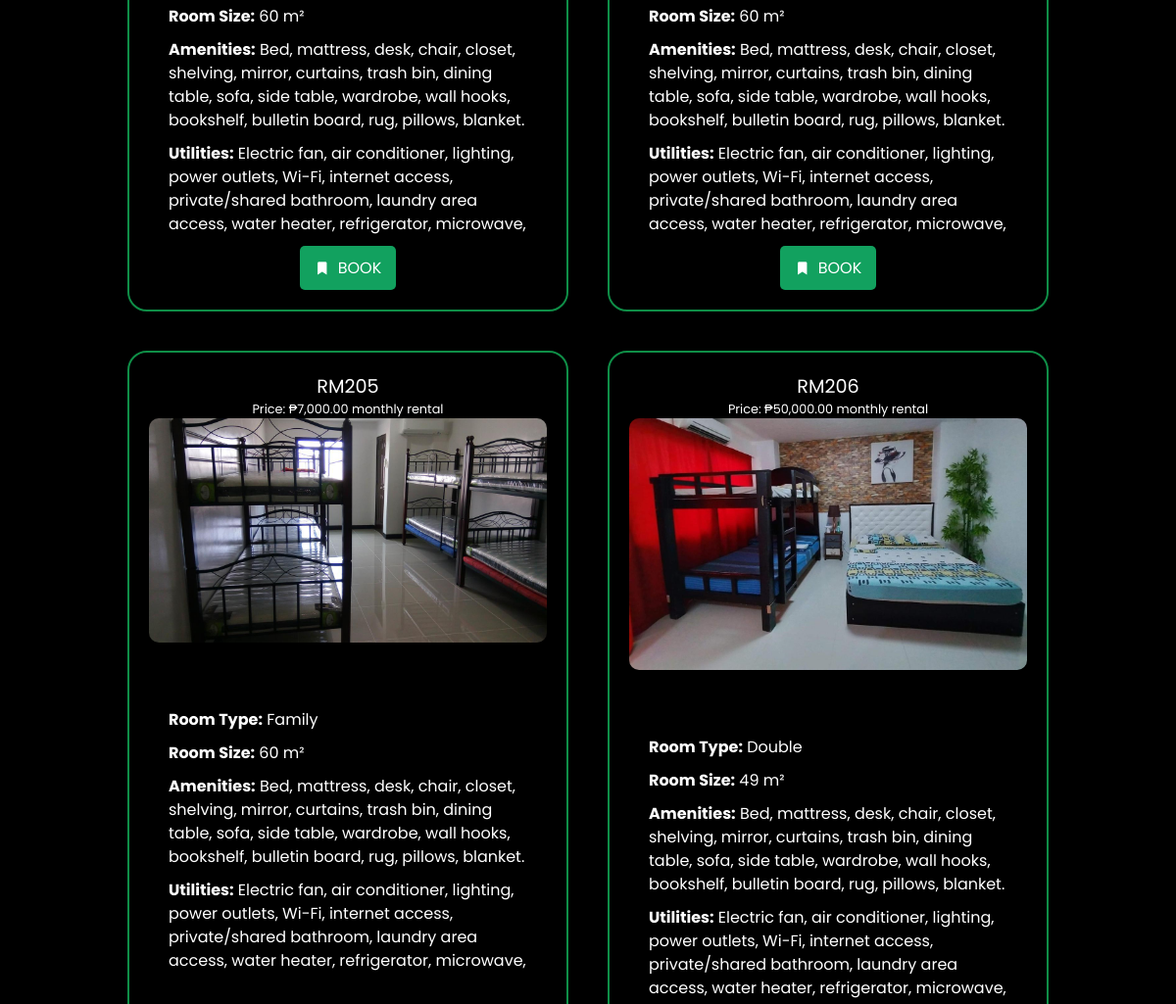
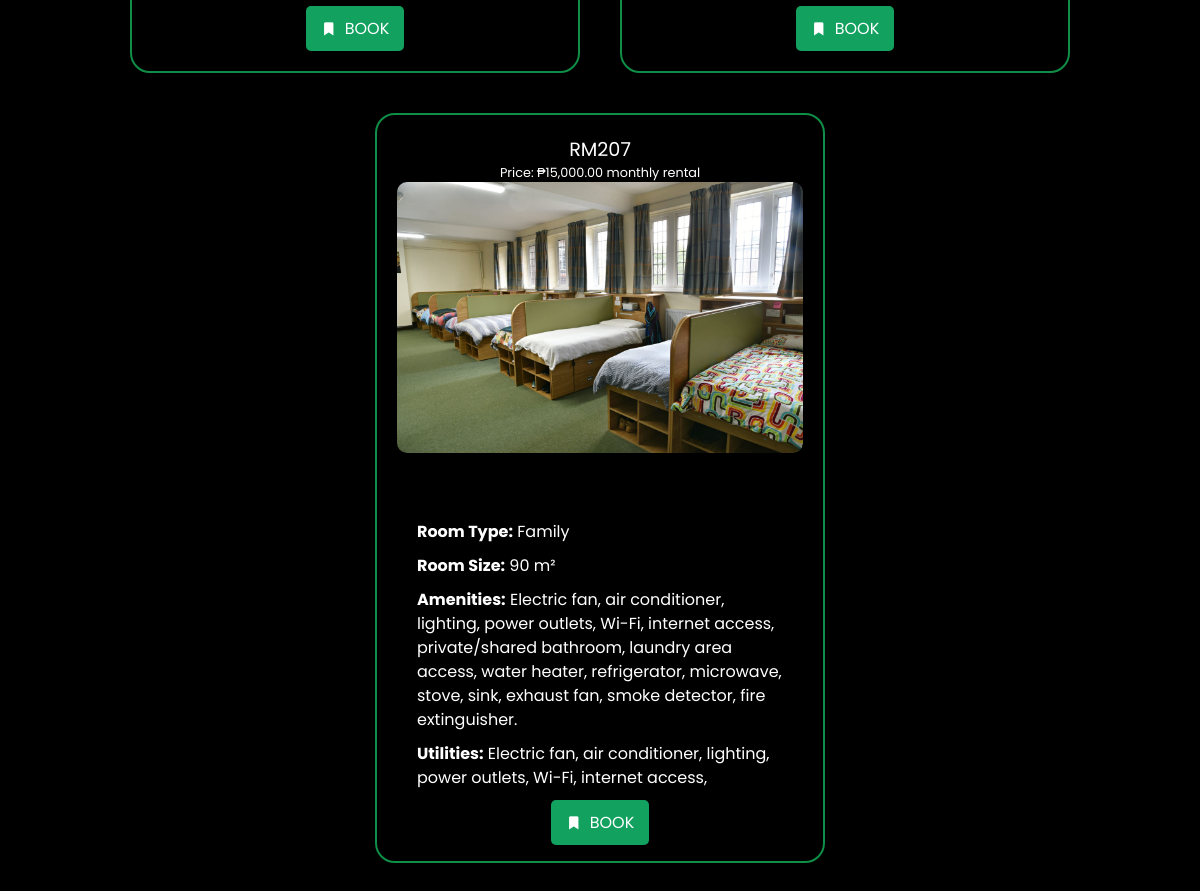
The page /ADVERTISEMENT/rooms.php (lower part) on the database as committed earlier (2 pictures, top to bottom).
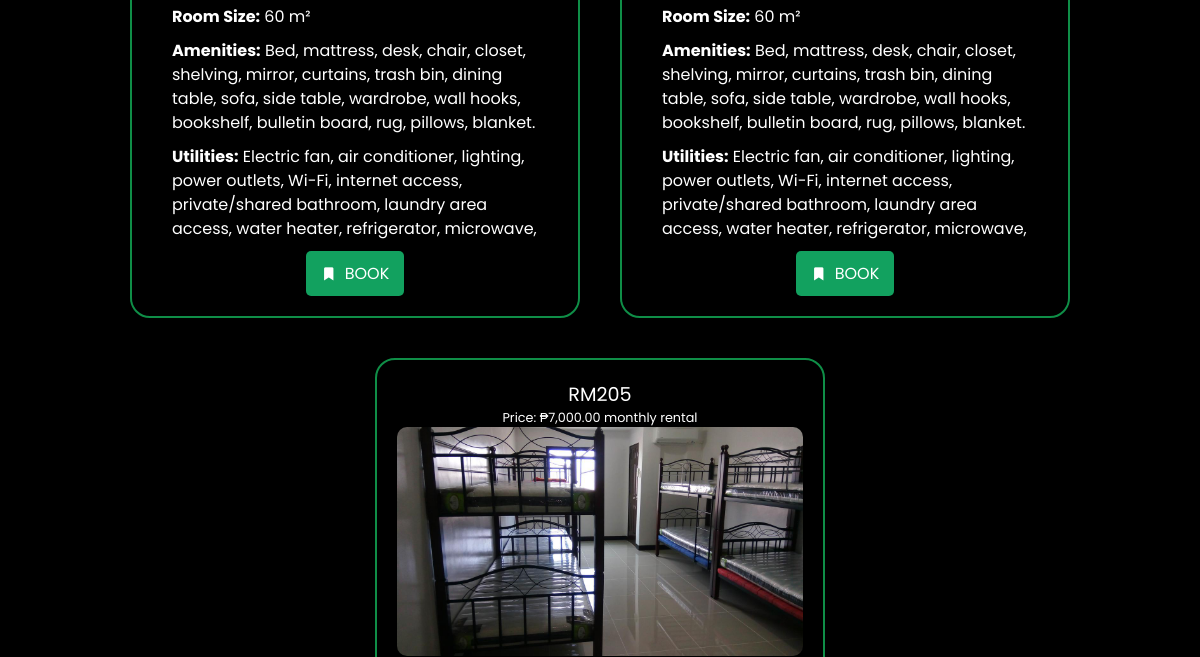
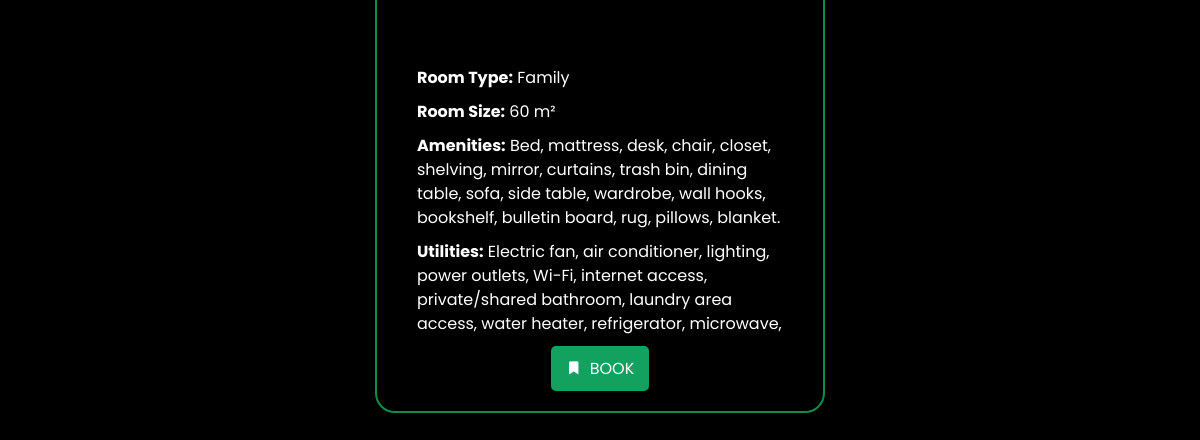
The same page on the database as committed later (2 pictures, top to bottom).
### tables this page shows
CREATE TABLE `room` (
  `room_id` int(20) NOT NULL,
  `room_image` varchar(200) NOT NULL,
  `room_number` varchar(20) NOT NULL,
  `room_type` varchar(20) NOT NULL,
  `room_size` int(100) NOT NULL,
  `room_aminities` text NOT NULL,
  `room_utilities` text NOT NULL,
  `rental_rates` decimal(50,2) NOT NULL,
  `room_payfre` varchar(50) NOT NULL DEFAULT 'Monthly',
  `room_deporate` decimal(50,2) NOT NULL,
  `room_status` varchar(50) NOT NULL
);

### ADVERTISEMENT/CLASESS/RoomFetcher.php (called while the page is built)
<?php
include_once '../DATABASE/dbConnector.php';
class RoomFetcher {
    public static function fetchRooms() {
        global $conn;
        $sql = "SELECT room_number, room_image, rental_rates FROM room WHERE room_status = 'available'";
        $result = $conn->query($sql);
        $rooms = [];
        if ($result->num_rows > 0) {
            while ($row = $result->fetch_assoc()) {
                $rooms[] = $row;
            }
        }
        return $rooms;
    }
    public static function fetchRoomDetails($roomNumber) {
        global $conn;
        $sql = "SELECT room_type, room_size, room_aminities, room_utilities, room_payfre, room_deporate FROM room WHERE room_number = ?";
        $stmt = $conn->prepare($sql);
        $stmt->bind_param("s", $roomNumber);
        $stmt->execute();
        $result = $stmt->get_result();
        if ($result->num_rows > 0) {
            return $result->fetch_assoc();
        }
        return [];
    }
}
?>

### ADVERTISEMENT/rooms.php (the view, shortened to what this page needs)
<?php
include_once '../DATABASE/dbConnector.php';
$isAdmin = false;
?>
<!DOCTYPE html>
<html lang="en">
<head>
    <link rel="stylesheet" href="style.css?v=1.0">
    <link href='https://unpkg.com/boxicons@2.1.4/css/boxicons.min.css' rel='stylesheet'>
</head>
<body>
    <section id="wrapper">
        <div id="room">
        <?php
        include_once 'CLASESS/RoomFetcher.php';
        $rooms = RoomFetcher::fetchRooms();
        foreach ($rooms as $room) {
            $roomDetails = RoomFetcher::fetchRoomDetails($room['room_number']);
            echo '<div class="each-room">';
            echo '<span class="room-number">' . htmlspecialchars($room['room_number']) . '</span>';
            echo '<span class="price">Price: ₱' . number_format($room['rental_rates'], 2) . ' monthly rental</span>';
            echo '<div class="room-image-wrapper">';
            echo '<img src="ADD/uploads/' . htmlspecialchars($room['room_image']) . '" alt="' . htmlspecialchars($room['room_number']) . '" class="room-image" loading="lazy">';
            echo '<div class="room-details">';
            echo '<p><strong>Room Type:</strong> ' . htmlspecialchars($roomDetails['room_type']) . '</p>';
            echo '<p><strong>Room Size:</strong> ' . htmlspecialchars($roomDetails['room_size']) . ' m²</p>';
            echo '<p><strong>Amenities:</strong> ' . htmlspecialchars($roomDetails['room_aminities']) . '</p>';
            echo '<p><strong>Utilities:</strong> ' . htmlspecialchars($roomDetails['room_utilities']) . '</p>';
            echo '</div>';
            echo '</div>';
            echo '<div class="btn">';
            if (!$isAdmin) {
                echo '<a href="register-form.php?room_number=' . urlencode($room['room_number']) . '"> <i class="bx bxs-bookmark-star"></i>BOOK</a>';
            }
            echo '</div>';
            echo '</div>';
        }
        ?>
        </div>
    </section>
</body>
</html>

### ADVERTISEMENT/style.css (style rules this page uses)
html { scroll-behavior: smooth; height: 100%; margin: 0; background-color: black; }
body { height: 100%; margin: 0; font-family: "Poppins", sans-serif; font-optical-sizing: auto; overflow: hidden; color: white; }
* { margin: 0; padding: 0; box-sizing: border-box; }
#wrapper { width: 100vw; max-width: 1920px; min-width: 370px; margin: auto; height: 100vh; background-color: black; overflow: auto; }
#room { display: flex; flex-wrap: wrap; justify-content: center; padding: 20px; max-height: calc(100vh - 100px); overflow-y: auto; }
.each-room { position: relative; display: flex; flex-direction: column; align-items: center; margin: 20px; border: solid 2px #0f8e47; width: 450px; padding: 20px; border-radius: 20px; max-height: 750px; justify-content: space-between; box-sizing: border-box; overflow: hidden; }
.each-room img { width: 100%; height: auto; border-radius: 10px; margin-bottom: 20px; transition: transform 0.3s ease; }
.room-image-wrapper { width: 100%; height: 100%; }
.room-details { padding: 20px; color: white; text-align: left; box-sizing: border-box; margin-top: 10px; max-height: 300px; overflow-y: auto; word-wrap: break-word; overflow-wrap: break-word; white-space: normal; }
.room-details p { margin: 10px 0; color: white; font-size: 1rem; line-height: 1.5; }
.price { color: rgb(204, 51, 51); margin: 0; color: white; font-size: 0.8rem; }
.room-number { font-size: 1.2rem; color: white; }
.each-room span { display: block; }
.btn { padding-top: 10px; display: flex; gap: 10px; }
.btn a { padding: 10px 15px; border-radius: 5px; background-color: #12a15f; color: white; text-decoration: none; transition: background-color 0.3s; display: flex; align-items: center; justify-content: center; }
.btn i { margin-right: 8px; }

Rows that differ between the two databases and show on the page:
no longer on this page (row edited): room: room_number "RM206", rental_rates "50,000.00", room_image (picture), room_type "Double", room_size "49", room_aminities "Bed, mattress, desk, chair, closet, shelving, mirror, curtains, trash bin, dining table, sofa, side table, wardrobe, wall hooks, bookshelf, bulletin board, rug, pillows, blanket.", room_utilities "Electric fan, air conditioner, lighting, power outlets, Wi-Fi, internet access, private/shared bathroom, laundry area access, water heater, refrigerator, microwave,…"
no longer on this page (row edited): room: room_number "RM207", rental_rates "15,000.00", room_image (picture), room_type "Family", room_size "90", room_aminities "Electric fan, air conditioner, lighting, power outlets, Wi-Fi, internet access, private/shared bathroom, laundry area access, water heater, refrigerator, microwave, stove, sink, exhaust fan, smoke detector, fire extinguisher.", room_utilities "Electric fan, air conditioner, lighting, power outlets, Wi-Fi, internet access,…"
